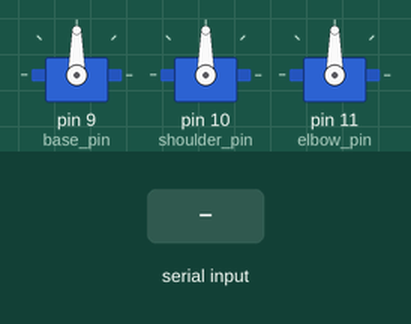
Recording of a sketch running on a simulated Arduino Uno, built with avr-gcc and run on an emulated ATmega328P. Shown: 3 × servo. The test bench sets the inputs (shaded band). What the sketch prints to the serial monitor is not drawn.

Above: at 1.2 s.
1.3 s: "90,45,200\n" received over Serial
At 2.11 s:
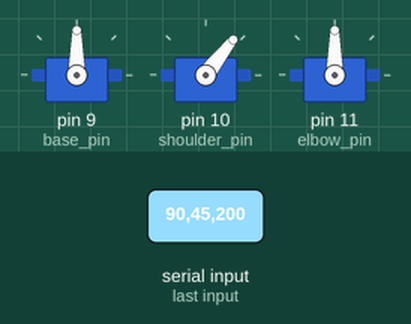
At 4.29 s:
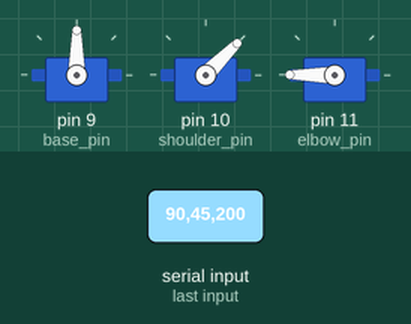
7.3 s: "30,150,10\n" received over Serial
16.3 s: "90,45\n" received over Serial
At 17.78 s:
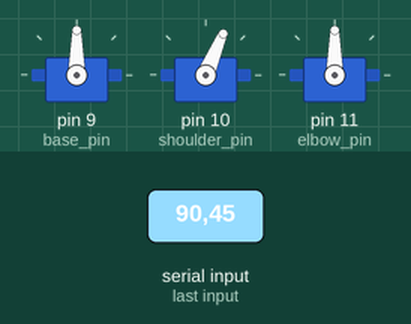
Timing chart, 0 to 24.3 s (numbered marks = the images above; inputs shaded):
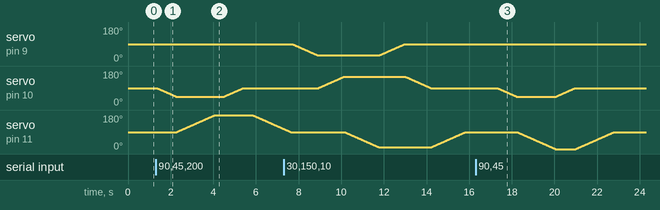

The sketch:

UserAskMoveArm.ino
```cpp
#include <Servo.h>

Servo base1;
Servo shoulder1;
Servo elbow1;

int base_pin = 9;
int shoulder_pin = 10;
int elbow_pin = 11;

int base_angle = 90;
int shoulder_angle = 90;
int elbow_angle = 90;

int delay1 = 20;

void leftorrightmove(int angle1){
if (angle1 > base_angle){
for (int i1 = base_angle; i1 <= angle1; i1++){
base1.write(i1);
delay(delay1);
}
} else if (angle1 < base_angle){
for (int i2 = base_angle; i2 >= angle1; i2--){
base1.write(i2);
delay(delay1);
}
}
}

void sidereturn(int angle2){
if (angle2 > base_angle){
for (int i3 = angle2 ; i3 >= base_angle; i3--){
base1.write(i3);
delay(delay1);
}
} else if (angle2 < base_angle){
for (int i4 = angle2; i4 <= base_angle; i4++){
base1.write(i4);
delay(delay1);
}
}
}


void forwardmove(int angle3){
if (angle3 > shoulder_angle){
for (int j1 = shoulder_angle; j1 <= angle3; j1++){
shoulder1.write(j1);
delay(delay1);
}
} else if (angle3 < shoulder_angle){
for (int j2 = shoulder_angle; j2 >= angle3; j2--){
shoulder1.write(j2);
delay(delay1);
}
}
}

void backwardmove(int angle4){
if (angle4 > shoulder_angle){
for (int j3 = angle4 ; j3 >= shoulder_angle; j3--){
shoulder1.write(j3);
delay(delay1);
}
}else if (angle4 < shoulder_angle){
for (int j4 = angle4; j4 <= shoulder_angle; j4++){
shoulder1.write(j4);
delay(delay1);
}
}
}

void precisionforward(int angle5)
{

  if (angle5 > elbow_angle)
  {
    for (int k1 = elbow_angle; k1 <= angle5; k1++)
    {
      elbow1.write(k1);
      delay(delay1);
    }
  }

  else if (angle5 <= elbow_angle)
  {
    //Serial.println("Hello");
    for (int k2 = elbow_angle ; k2 >= angle5; k2--)
    {
      elbow1.write(k2);
      delay(delay1);
    }
  }
}


void precisionbackward(int angle6){
if (angle6 > elbow_angle){
for (int k3 = angle6 ; k3 >= elbow_angle; k3--){
elbow1.write(k3);
delay(delay1);
}
}
else if (angle6 <= elbow_angle){
for (int k4 = angle6; k4 <= elbow_angle; k4++){
elbow1.write(k4);
delay(delay1);
}
}
}

void setup(){
base1.attach(base_pin);
shoulder1.attach(shoulder_pin);
elbow1.attach(elbow_pin);

Serial.begin(9600);

int current_base = base1.read();
int current_shoulder = shoulder1.read();
int current_elbow = elbow1.read();

if (current_base != base_angle){
if (current_base > base_angle){
for (int a1 = current_base; a1 >= base_angle; a1--){
shoulder1.write(a1);
delay(delay1);
}
}
else if (current_base <= base_angle){
for (int a2 = current_base; a2 <= base_angle; a2++){
shoulder1.write(a2);
delay(delay1);
}
}
}

if (current_shoulder != shoulder_angle){
if (current_shoulder > shoulder_angle){
for (int b1 = current_shoulder; b1 >= shoulder_angle; b1--){
shoulder1.write(b1);
delay(delay1);
}
}
else if (current_shoulder <= shoulder_angle){
for (int b2 = current_shoulder; b2 <= shoulder_angle; b2++){
shoulder1.write(b2);
delay(delay1);
}
}
}

if (current_elbow != elbow_angle){
if (current_elbow > elbow_angle){
for (int c1 = current_elbow; c1 >= elbow_angle; c1--){
shoulder1.write(c1);
delay(delay1);
}
}
else if (current_elbow <= elbow_angle){
for (int c2 = current_elbow; c2 <= elbow_angle; c2++){
shoulder1.write(c2);
delay(delay1);
}
}
}


}

void loop(){
if (Serial.available()){
Serial.print("Enter angle for base motor: ");
int user_base = Serial.parseInt();
Serial.println(user_base);
Serial.println();
Serial.print("Enter angle for shoulder motor: ");
int user_shoulder = Serial.parseInt();
Serial.println(user_shoulder);
Serial.println();
Serial.print("Enter angle for elbow motor: ");
int user_elbow = Serial.parseInt();
Serial.println(user_elbow);
Serial.println();

leftorrightmove(user_base);
forwardmove(user_shoulder);
precisionforward(user_elbow);

sidereturn(user_base);
backwardmove(user_shoulder);
precisionbackward(user_elbow);
}

int current_base = base1.read();
int current_shoulder = shoulder1.read();
int current_elbow = elbow1.read();

if (current_base != base_angle){
if (current_base > base_angle){
for (int a1 = current_base; a1 >= base_angle; a1--){
shoulder1.write(a1);
delay(delay1);
}
}
else if (current_base <= base_angle){
for (int a2 = current_base; a2 <= base_angle; a2++){
shoulder1.write(a2);
delay(delay1);
}
}
}

if (current_shoulder != shoulder_angle){
if (current_shoulder > shoulder_angle){
for (int b1 = current_shoulder; b1 >= shoulder_angle; b1--){
shoulder1.write(b1);
delay(delay1);
}
}
else if (current_shoulder <= shoulder_angle){
for (int b2 = current_shoulder; b2 <= shoulder_angle; b2++){
shoulder1.write(b2);
delay(delay1);
}
}
}

if (current_elbow != elbow_angle){
if (current_elbow > elbow_angle){
for (int c1 = current_elbow; c1 >= elbow_angle; c1--){
shoulder1.write(c1);
delay(delay1);
}
}
else if (current_elbow <= elbow_angle){
for (int c2 = current_elbow; c2 <= elbow_angle; c2++){
shoulder1.write(c2);
delay(delay1);
}
}
}

}
```

Measured:
- after the input at 1.3 s, servo on pin 11 (elbow_pin): rises from 90° to 180° in 1.8 s, then falls to 107° in 3.2 s
- after the input at 16.3 s, servo on pin 9 (base_pin): stops changing and stays 90°
